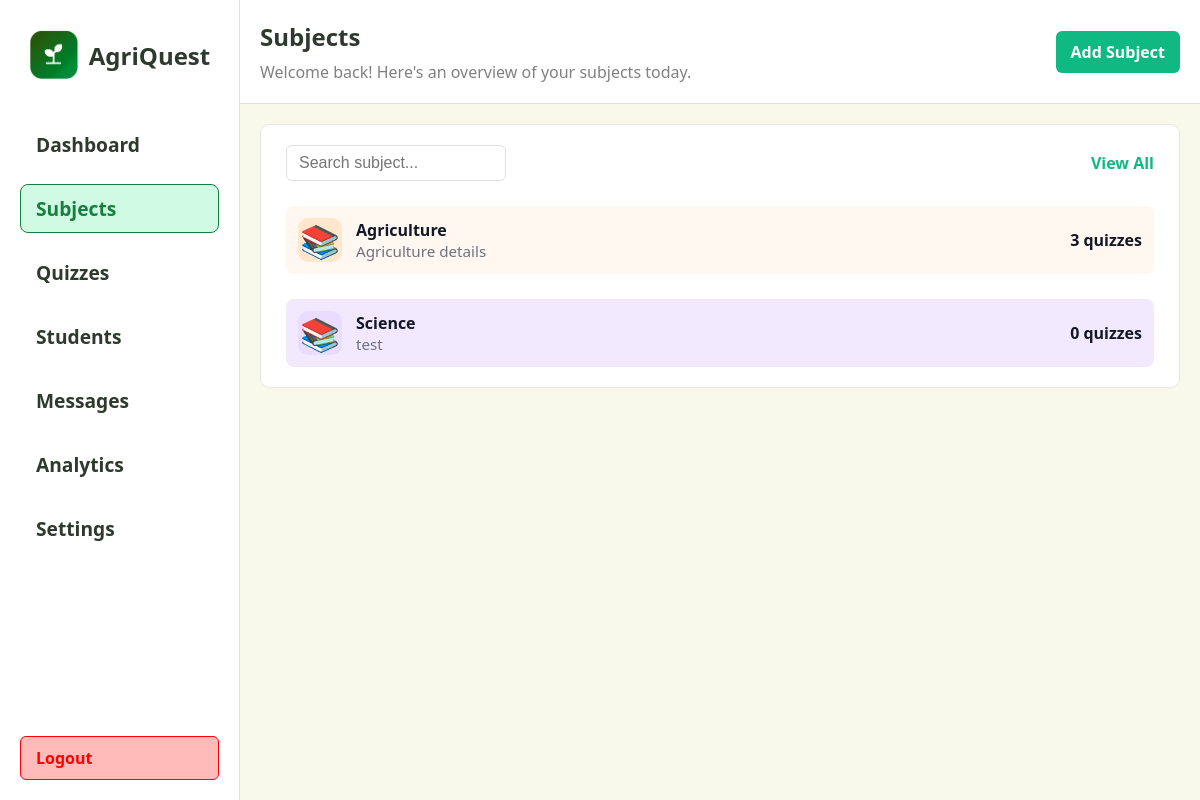
Page /teacher/subjects on the committed database.
### app/models.py (models this page shows)
class Subject(db.Model):
	id = db.Column(db.Integer, primary_key=True)
	name = db.Column(db.String(120), unique=True, nullable=False)
	code = db.Column(db.String(20), unique=True)
	description = db.Column(db.Text)
	category = db.Column(db.String(50))
	grade_level = db.Column(db.String(20))
	quizzes = db.relationship('Quiz', backref='subject', lazy=True)

### app/routes.py (the view)
@main.route("/teacher/subjects")
def teacher_subjects():
    subjects = Subject.query.all()
    return render_template("teacher/subjects.html", subjects=subjects)

### app/templates/teacher/subjects.html (shortened to what this page needs)
<!DOCTYPE html>
<html lang="en">
  <head>
    <link rel="stylesheet" href="{{ url_for('static', filename='css/animations.css') }}" />
  </head>
  <body>
    <div class="left">
      {% include 'partials/teacher_sidebar.html' %}
    </div>
    <div class="right">
      <div class="header">
        <div class="header-title">
          <span style="font-size: 1.5rem; font-weight: 700; color: #2d3a2d"
            >Subjects</span
          >
          <span style="font-size: 1rem; color: grey"
            >Welcome back! Here's an overview of your subjects today.</span
          >
        </div>
        <div class="header-actions">
          <a id="add-subject-btn" href="#" class="btn green" style="padding: 10px 15px; border-radius: 6px; text-decoration: none;">
            Add Subject
          </a>
        </div>
      </div>
      <div class="section" style="width: 100%;">
        <div class="available-quizzes" style="width: 100%;">
          <div style="display: flex; justify-content: space-between; align-items: center;">
            <input id="subject-search" type="text" placeholder="Search subject..." style="padding: 8px 12px; border-radius: 6px; border: 1px solid #e0e0e0; font-size: 1rem; width: 220px;" />
            <a style="color: #10b981; text-decoration: none; font-weight: 700">View All</a>
          </div>
          {% for subject in subjects %}
          {% set card_class = 'card-bg-' ~ ((loop.index0 % 5) + 1) %}
          {% set icon_class = 'icon-bg-' ~ ((loop.index0 % 5) + 1) %}
          <div class="{{ card_class }} subject-card" style="border-radius: 8px; padding: 12px; display: flex; align-items: center; gap: 14px; margin-top: 10px;" data-name="{{ subject.name|lower }}" data-description="{{ subject.description|lower if subject.description }}">
            <div class="{{ icon_class }}" style="width: 44px; height: 44px; border-radius: 10px; display: flex; align-items: center; justify-content: center; font-size: 2rem;">
              📚
            </div>
            <div style="flex: 1;">
              <div style="font-weight: 700; color: #111827;">{{ subject.name }}</div>
              <div style="color: #6b7280; font-size: 0.95rem;">{{ subject.description or 'No description' }}</div>
            </div>
            <div style="text-align: right;">
              <div style="font-weight: 600; color: #111827;">{{ subject.quizzes|length if subject.quizzes is defined else 0 }} quizzes</div>
            </div>
          </div>
          {% else %}
          <div style="margin-top: 20px; color: #6b7280; text-align: center;">No subjects found.</div>
          {% endfor %}
        </div>
      </div>
    </div>
  </body>
</html>

### app/templates/teacher/subjects.html (style rules this page uses)
.card-bg-1 { background: #fff7f0; }
.card-bg-2 { background: #f3e9ff; }
.icon-bg-1 { background: #ffe7ce; color: #b45309; }
.icon-bg-2 { background: #eadcff; color: #6b21a8; }
* { box-sizing: border-box; margin: 0; padding: 0; }
body { font-family: "Segoe UI", Tahoma, Geneva, Verdana, sans-serif; background: #f8f9e9; min-height: 100vh; display: flex; }
.left { width: 20%; background: white; padding: 20px; display: flex; flex-direction: column; justify-content: space-between; min-height: 100vh; border-right: 1px solid #e0e0e0; }
.right { height: 100vh; width: 80%; overflow-y: scroll; padding-bottom: 20px; }
.header { width: 100%; background-color: #fff; border-bottom: 1px solid #e0e0e0; margin-bottom: 20px; padding: 20px; display: flex; justify-content: space-between; align-items: center; }
.header-title { display: flex; flex-direction: column; gap: 8px; }
.section { display: flex; gap: 20px; padding: 0 20px; margin-top: 20px; transform: translateX(100%); animation: slideIn 600ms ease-out forwards; }
.available-quizzes { width: 100%; background: white; border-radius: 10px; padding: 20px 25px; border: 1px solid #e6e6e6; display: flex; flex-direction: column; gap: 15px; }
.btn { padding: 8px 14px; border-radius: 8px; border: none; font-weight: 700; cursor: pointer; }
.btn.green { background: #10b981; color: #fff; }

### rows in the picture
Subject: name "Agriculture", description "Agriculture details", quizzes|length "3"
Subject: name "Science", description "test", quizzes|length "0"
